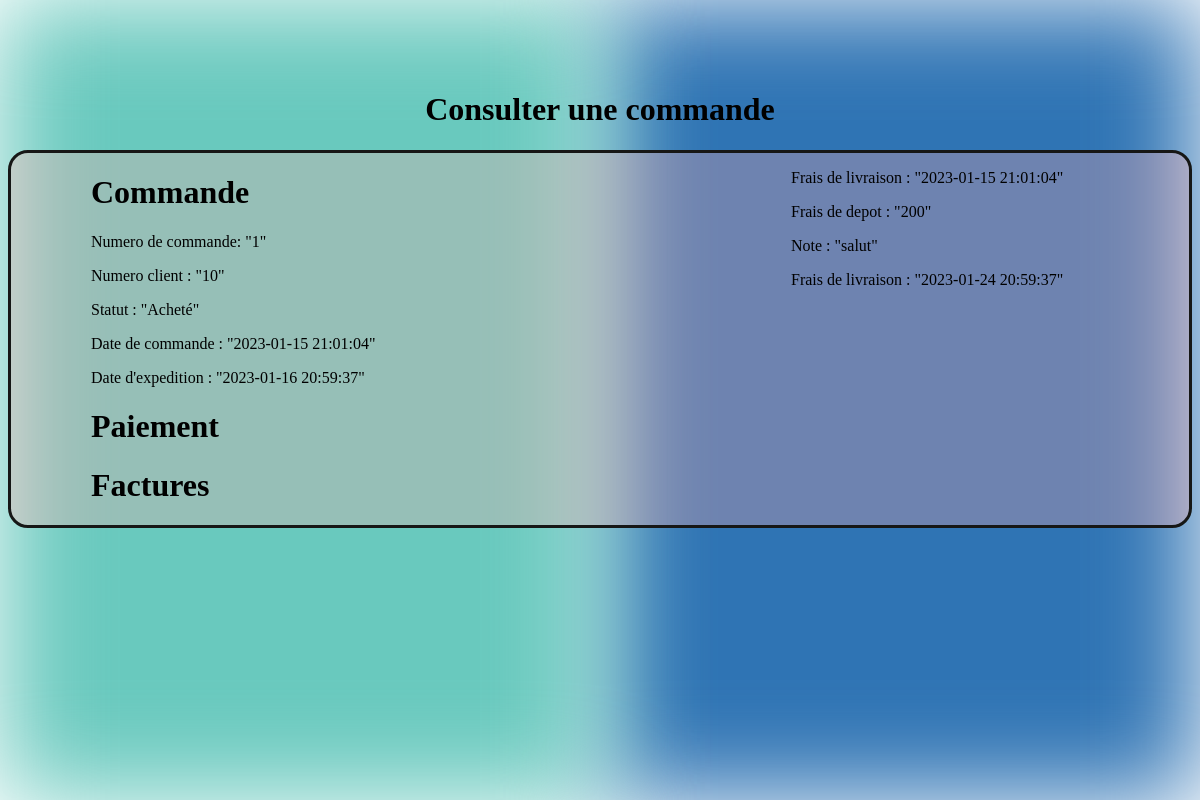
Page /index.php?action=consulter_commande&id_commande=1 on the committed database.
### tables this page shows
CREATE TABLE IF NOT EXISTS `commande` (
  `id_commande` int(11) NOT NULL AUTO_INCREMENT,
  `date_commande` timestamp NOT NULL DEFAULT CURRENT_TIMESTAMP,
  `total` float NOT NULL,
  `date_livraison` timestamp NOT NULL,
  `frais_depot` float NOT NULL,
  `restant_a_payer` float NOT NULL,
  `frais_livraison` float NOT NULL,
  `statut` enum('Acheté','Fini','Livré','Arrivé','Expédié','Emballé','Déja acheté') NOT NULL,
  `date_expedition` timestamp NOT NULL,
  `note` varchar(255) DEFAULT NULL,
  `id_client` int(11) NOT NULL,
  PRIMARY KEY (`id_commande`)
);

### src/controllers/commande/consulter_commande.php (called while the page is built, shortened)
<?php
require_once('src/lib/database.php');
require_once('src/model/commande.php');
class ConsulterCommande
{
    public function execute(int $id_commande)
    {
        $connection = new DatabaseConnection();
        $commandeRepository = new CommandeRepository;
        $commandeRepository->connection = $connection;
        $commande = $commandeRepository->getCommandById($id_commande);
        require('templates/commande/consulter_commande.php');
    }
}

### src/lib/database.php (called while the page is built)
<?php
class DatabaseConnection
{
    public ?\PDO $database = null;
    public function getConnection(): \PDO
    {
        if ($this->database === null) {
            $this->database = new \PDO('mysql:host=localhost;dbname=conciergerie;charset=utf8', 'root', '');
        }
        return $this->database;
    }
}

### src/model/commande.php (called while the page is built, shortened)
<?php
require_once('src/lib/database.php');
class CommandeRepository
{
    public DatabaseConnection $connection;
    public function getCommandById(int $id_commande): Commande
    {
        $statement = $this->connection->getConnection()->prepare(
            "SELECT * FROM commande WHERE id_commande = ?"
        );
        $statement->execute([$id_commande]);
        $row = $statement->fetch();
        $commande = new Commande();
        $commande->id_commande = $row['id_commande'];
        $commande->date_commande = $row['date_commande'];
        $commande->total = $row['total'];
        $commande->date_livraison = $row['date_livraison'];
        $commande->frais_depot = $row['frais_depot'];
        $commande->restant_a_payer = $row['restant_a_payer'];
        $commande->frais_livraison = $row['frais_livraison'];
        $commande->statut = $row['statut'];
        $commande->date_expedition = $row['date_expedition'];
        $commande->note = $row['note'];
        $commande->id_client = $row['id_client'];
        return $commande;
    }
}

### templates/commande/consulter_commande.php (the view, shortened to what this page needs)
<?php require('./templates/autres/background.php') ?>
<h1 class="title">Consulter une commande</h1>
<div class="ligne" style="display: flex;">
    <div class="infoLeft">
        <h1>Commande </h1>
        <p>Numero de commande: "<?= $commande->id_commande ?>" </p>
        <p> Numero client : "<?= $commande->id_client ?>" </p>
        <p>Statut : "<?= $commande->statut ?>"</p>
        <p>Date de commande : "<?= $commande->date_commande ?>"</p>
        <p>Date d'expedition : "<?= $commande->date_expedition ?>"</p>
        <h1>Paiement</h1>
        <div>
            <h1>Factures</h1>
        </div>
    </div>
    <div class="rightInfo" >
        <p>Frais de livraison : "<?= $commande->date_commande ?>"</p>
        <p>Frais de depot : "<?= $commande->frais_depot ?>"</p>
        <p>Note : "<?= $commande->note ?>"</p>
        <p>Frais de livraison : "<?= $commande->date_livraison ?>"</p>
    </div>
</div>
<?php require('./templates/autres/layout.php') ?>

### css/styles.css (style rules this page uses)
.title { position: relative; text-align: center; padding-top: 70px; color: black; }
.infoLeft { width: 700px; }
.rightInfo { width: 300px; }
.ligne { border: 3px solid rgb(22, 23, 22); border-radius: 20px; position: relative; padding-left: 5rem; padding-right: 5rem; background-color: rgba(255, 165, 165, 0.3); }

### rows in the picture
commande: id_commande "1", id_client "10", statut "Acheté", date_commande "2023-01-15 21:01:04", date_expedition "2023-01-16 20:59:37", frais_depot "200", note "salut", date_livraison "2023-01-24 20:59:37"
